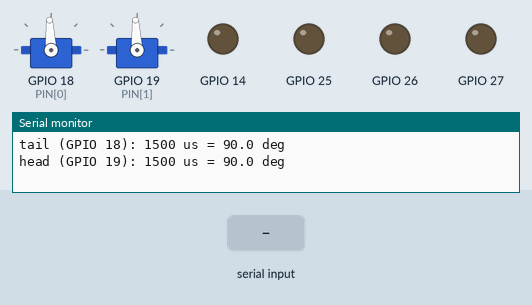
This sketch was run on a simulated ESP32. On the bench: 2 × servo, output pins drawn as LEDs (lit = HIGH), the last lines printed to the serial monitor. The test bench sets the inputs (shaded band). Servo pulses on a pin are drawn as a servo (544–2400 µs = 0–180°).

Above: at 1.5 s.
1.6 s: "s" received over Serial
At 2.36 s:
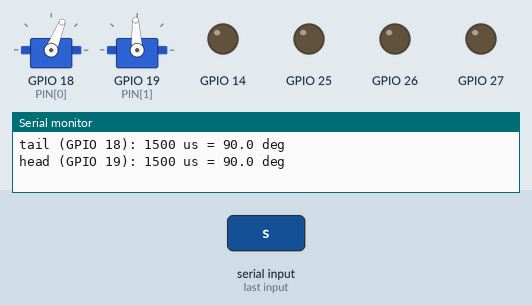
7.6 s: "t" received over Serial
At 7.77 s:
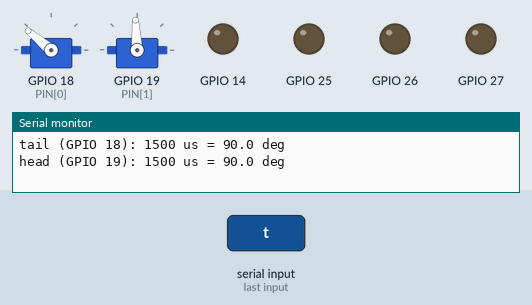
10.6 s: "h" received over Serial
12.1 s: "s" received over Serial
At 12.86 s:
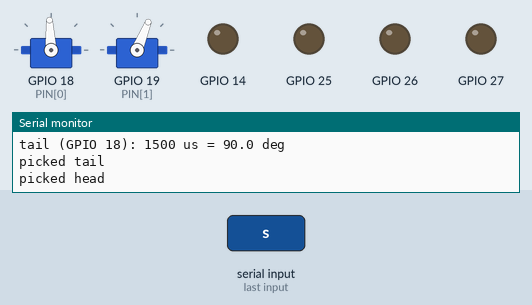
Timing chart, 0 to 22.1 s (numbered marks = the images above; inputs shaded):
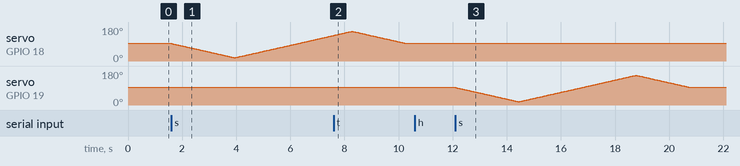

The sketch:

servo_center.ino
```cpp
// Tailwhip assembly helper: hold both servos at 90 deg (1500 us) so the horns can be fitted.
// Tail: horn fitted with the tail pointing straight back along the body (-x). Head: horn pointing forward.
// Flash to the ROBOT's ESP32, Serial Monitor 115200, battery switched on (servo power comes from the servo buck).
//   t / h  pick the tail (GPIO18) or head (GPIO19) servo for the commands below
//   c      both servos to 90 deg            s   sweep the picked servo 20 -> 150 -> 90 deg, slowly
//   + / -  nudge the picked servo 10 us     l   limp (no pulses on either)
// Board: "ESP32 Dev Module" (FQBN esp32:esp32:esp32). Builds on core 2.0.x and 3.x, no libraries.
const uint8_t PIN[2] = {18, 19};          // tail, head: same as tailwhip_robot.ino
const char *NAME[2] = {"tail", "head"};
int us[2] = {1500, 1500}, pick = 0;

void attachServo(uint8_t i) {
#if ESP_ARDUINO_VERSION_MAJOR >= 3
  ledcAttachChannel(PIN[i], 50, 16, 4 + i);
#else
  ledcSetup(4 + i, 50, 16);  ledcAttachPin(PIN[i], 4 + i);
#endif
}
void writeDuty(uint8_t i, uint32_t d) {
#if ESP_ARDUINO_VERSION_MAJOR >= 3
  ledcWrite(PIN[i], d);
#else
  ledcWrite(4 + i, d);
#endif
}
void drive(uint8_t i, int pulse) {
  us[i] = constrain(pulse, 500, 2500);
  writeDuty(i, (uint32_t)(us[i] * 65536L / 20000L));
  Serial.printf("%s (GPIO %d): %d us = %.1f deg\n", NAME[i], PIN[i], us[i], 90.0 + (us[i] - 1500) / (2000.0 / 180.0));
}
int degUs(float deg) { return (int)(1500 + (deg - 90.0f) * 2000.0f / 180.0f); }

void setup() {
  for (uint8_t p : PIN) { pinMode(p, OUTPUT);  digitalWrite(p, LOW); }
  // Motor inputs low (coast), in case the MX1508 is already wired.
  for (uint8_t p : {25, 26, 27, 14}) { pinMode(p, OUTPUT);  digitalWrite(p, LOW); }
  Serial.begin(115200);
  delay(300);
  attachServo(0);  attachServo(1);
  Serial.println("\nservo_center: t/h pick, c centre both (90 deg), s sweep, +/- 10 us, l limp");
  drive(0, 1500);  drive(1, 1500);
}

void loop() {
  if (!Serial.available()) { delay(5); return; }
  char k = (char)Serial.read();
  if (k == 't' || k == 'h') { pick = (k == 'h');  Serial.printf("picked %s\n", NAME[pick]); }
  else if (k == 'c') { drive(0, 1500);  drive(1, 1500); }
  else if (k == '+') drive(pick, us[pick] + 10);
  else if (k == '-') drive(pick, us[pick] - 10);
  else if (k == 'l') { writeDuty(0, 0);  writeDuty(1, 0);  Serial.println("limp"); }
  else if (k == 's') {
    for (int p = us[pick]; p >= degUs(20); p -= 5) { writeDuty(pick, p * 65536L / 20000L); delay(15); }
    for (int p = degUs(20); p <= degUs(150); p += 5) { writeDuty(pick, p * 65536L / 20000L); delay(15); }
    for (int p = degUs(150); p >= 1500; p -= 5) { writeDuty(pick, p * 65536L / 20000L); delay(15); }
    drive(pick, 1500);
  }
}
```
